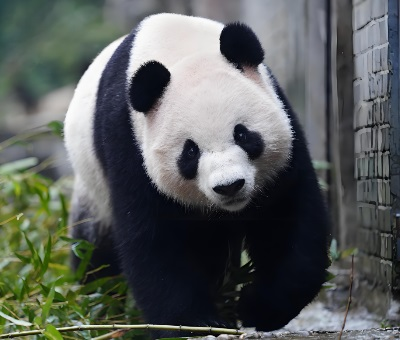
#> input picture data_20250625/panda.jpg, 400 x 340 px
$ python 8-7.py
#> lines starting #> are read from the running program, lines starting #| are printed output that depends on the picture
#!/usr/bin/env python3
# -*- coding: utf-8 -*-
# @Time: 2025/6/26 15:23
# @Author: ms169
import numpy as np
import matplotlib.pyplot as plt
import matplotlib

matplotlib.rcParams["font.family"] = "FangSong"  # 设置字体为仿宋
matplotlib.rcParams["font.size"] = 14  # 设置字体大小为14

data = plt.imread("../data_20250625/panda.jpg").copy()
#> data is the input picture: shape (340, 400, 3); mean R, G, B 90.1, 94.6, 92.1
plt.imshow(data)
plt.show()

data[:, :, 1] = 0
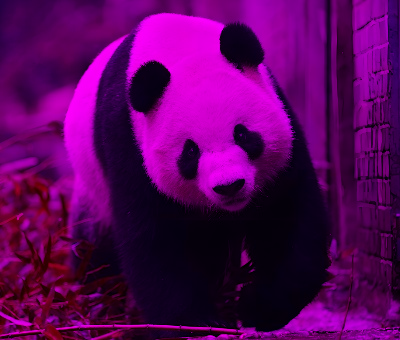
#> data: shape (340, 400, 3); mean R, G, B 90.1, 0, 92.1
data[:, :, 2] = 0
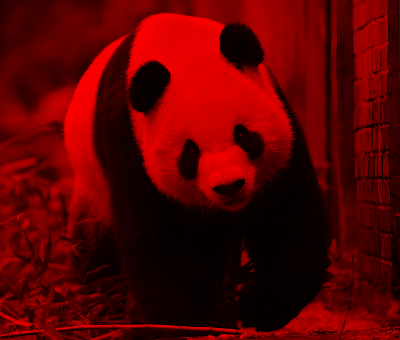
#> data: shape (340, 400, 3); mean R, G, B 90.1, 0, 0
plt.imshow(data)
plt.show()

plt.imsave("8-7.jpg", data)
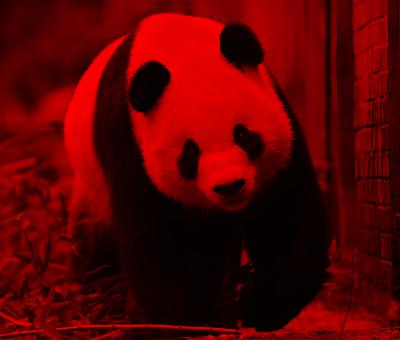
#> saved as 8-7.jpg: shape (340, 400, 3); mean R, G, B 89.7, 1.1, 1.4
